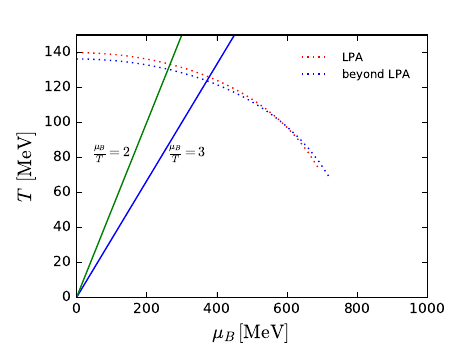

This figure's Python source:
#!/usr/bin/env python
# -*- coding: utf-8 -*-
# sphinx_gallery_thumbnail_number = 3

import matplotlib.pyplot as plt
import numpy as np
from matplotlib.ticker import NullFormatter  # useful for `logit` scale
import matplotlib.ticker as ticker
import matplotlib as mpl

mpl.style.use('classic')


# Data for plotting
#phi=np.loadtxt('T100mu/phi.dat')
V1=np.loadtxt('muLPA.dat')
V2=np.loadtxt('muBLPA.dat')
V3=np.loadtxt('muTcLPA.dat')
V4=np.loadtxt('muTc_eta.dat')
V5=np.loadtxt('AA.dat')
V6=np.loadtxt('AA1.dat')
#V5=np.loadtxt('T20mu247/V_u247.1.dat')
#V6=np.loadtxt('T20mu247/V_u247.2.dat')

#print(mu120[:,2])
# Create figure
fig=plt.figure(figsize=(4.5, 3.5))
#fig=plt.figure()
ax1=fig.add_subplot(111)

ax1.plot(V1,V3,':r',linewidth=1,markersize=2,label=r'LPA')
ax1.plot(V2,V4,':b',linewidth=1,markersize=2,label=r'beyond LPA')
ax1.plot(V6[:,0],V6[:,1],'-',linewidth=1,markersize=2)
ax1.plot(V5[:,0],V5[:,1],'-',linewidth=1,markersize=2)
#ax1.plot(phi,V4/1E6,'-',linewidth=1,markersize=2,label=r'$\mu=205.0 \mathrm{MeV}$')
#ax1.plot(phi,V5,'-',linewidth=1,markersize=2,label=r'$k_{IR}=50 [\mathrm{MeV}]$')
#ax1.plot(phi,V6/1E6,'-',linewidth=1,markersize=2,label=r'$\mu=247.2 [\mathrm{MeV}]$')
ax1.axis([0,1000,0,150])
#ax1.ticklabel_format(style='scientific', axis='y',scilimits=(-1,0))
#ax1.set_xscale('log')
ax1.set_xlabel('$\mu_B \,[\mathrm{MeV}]$', fontsize=14, color='black')
ax1.set_ylabel(r'$T\ \,[\mathrm{MeV}]$', fontsize=14, color='black')
plt.text(265,80,r'$\frac{\mu_B}{T}=3$',fontsize=10)
plt.text(50,80,r'$\frac{\mu_B}{T}=2$',fontsize=10)
ax1.legend(loc=0,fontsize='x-small',frameon=False,shadow=True,handlelength=3.,borderpad=0.5,borderaxespad=1)

for label in ax1.xaxis.get_ticklabels():
    label.set_fontsize(10)
for label in ax1.yaxis.get_ticklabels():
    label.set_fontsize(10)

#for ax in fig.axes:
#    ax.grid(True)

# Format the minor tick labels of the y-axis into empty strings with
# `NullFormatter`, to avoid cumbering the axis with too many labels.
#plt.gca().yaxis.set_minor_formatter(NullFormatter())
# Adjust the subplot layout, because the logit one may take more space
# than usual, due to y-tick labels like "1 - 10^{-3}"
fig.subplots_adjust(top=0.9, bottom=0.15, left=0.17, right=0.95, hspace=0.35,
                    wspace=0.35)


fig.savefig("fig16curvature.pdf")
